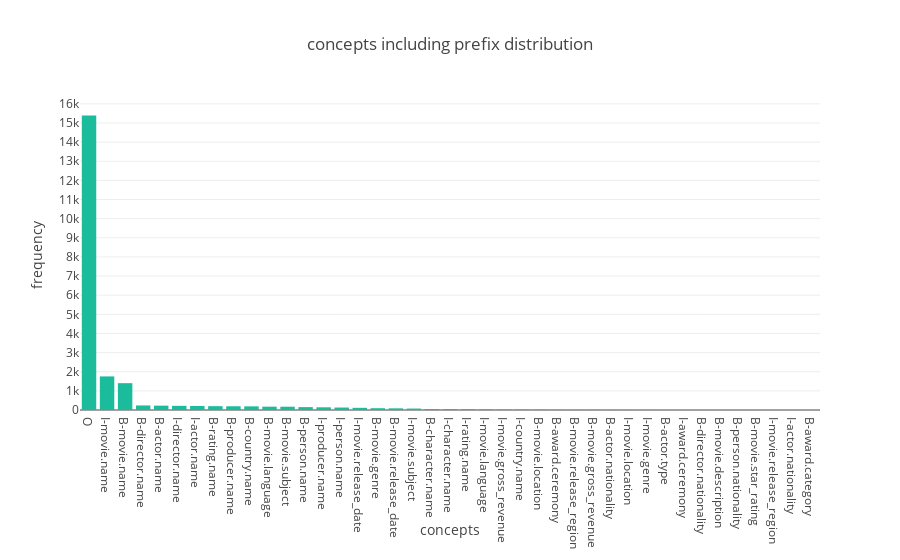

Notebook cell for this chart:
### Code cell
X_axis = []
Y_axis = []
sorted_dict = sorted(concept_including_prefix_count_dictionary.items(), key=itemgetter(1), reverse=True)

for concept_including_prefix, concept_including_prefix_count in sorted_dict:
        X_axis.append(concept_including_prefix)
        Y_axis.append(concept_including_prefix_count)

assert(len(X_axis) == len(Y_axis)) 

plotly.offline.iplot({
    "data": [Bar(orientation = 'v',
                 x = X_axis,
                 y = Y_axis,
                 marker = dict(color = "#1abc9c"))],
    "layout": Layout(title="concepts including prefix distribution", 
                     xaxis=dict(title='concepts'),
                     yaxis=dict(title='frequency', dtick = 1000),
                     margin=Margin(b=150)
                    )
})

### Figure 1 — Plotly figure (JSON) as saved in the notebook; plotly's stock layout.template omitted (floating-point values rounded to 4 significant figures)
{"data": [{"marker": {"color": "#1abc9c"}, "orientation": "v", "type": "bar", "x": ["O", "I-movie.name", "B-movie.name", "B-director.name", "B-actor.name", "I-director.name", "I-actor.name", "B-rating.name", "B-producer.name", "B-country.name", "B-movie.language", "B-movie.subject", "B-person.name", "I-producer.name", "I-person.name", "I-movie.release_date", "B-movie.genre", "B-movie.release_date", "I-movie.subject", "B-character.name", "I-character.name", "I-rating.name", "I-movie.language", "I-movie.gross_revenue", "I-country.name", "B-movie.location", "B-award.ceremony", "B-movie.release_region", "B-movie.gross_revenue", "B-actor.nationality", "I-movie.location", "I-movie.genre", "B-actor.type", "I-award.ceremony", "B-director.nationality", "B-movie.description", "B-person.nationality", "B-movie.star_rating", "I-movie.release_region", "I-actor.nationality", "B-award.category"], "y": [15391, 1755, 1402, 237, 227, 218, 210, 200, 195, 190, 174, 172, 151, 141, 129, 114, 94, 87, 75, 49, 48, 40, 33, 26, 22, 17, 10, 9, 8, 5, 4, 4, 3, 3, 2, 2, 2, 1, 1, 1, 1]}], "layout": {"margin": {"b": 150}, "title": "concepts including prefix distribution", "xaxis": {"title": "concepts"}, "yaxis": {"dtick": 1000, "title": "frequency"}}}
